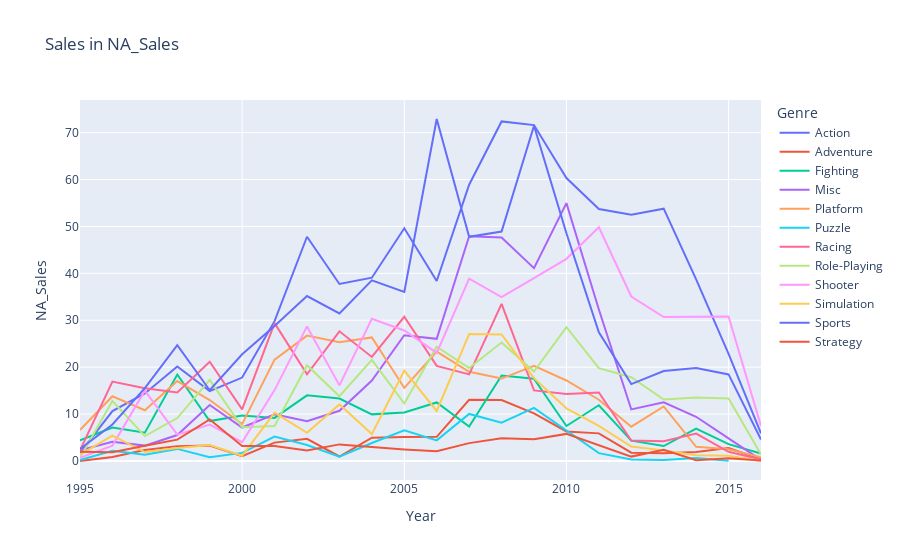
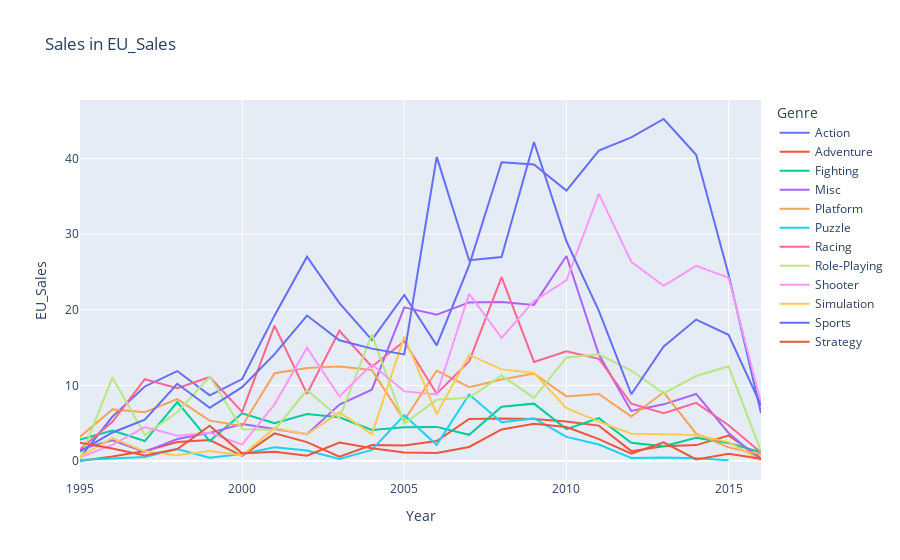
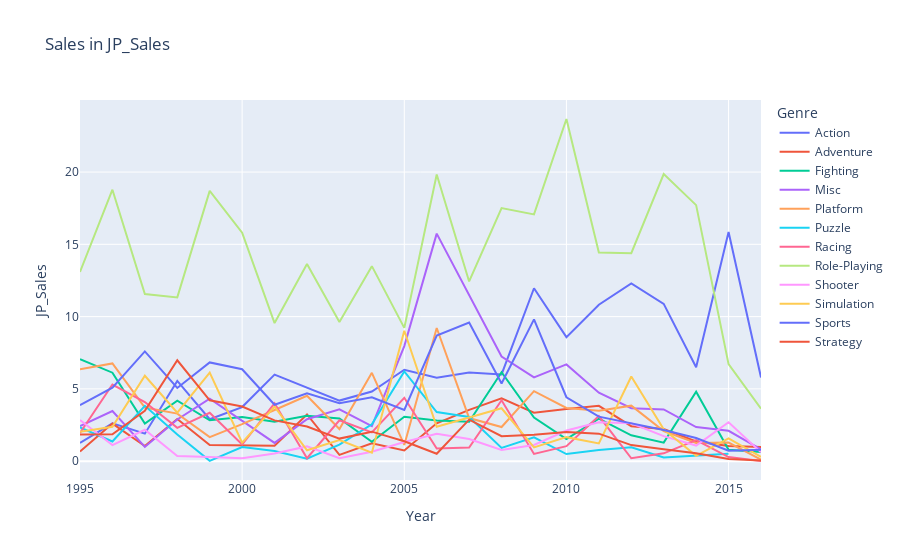
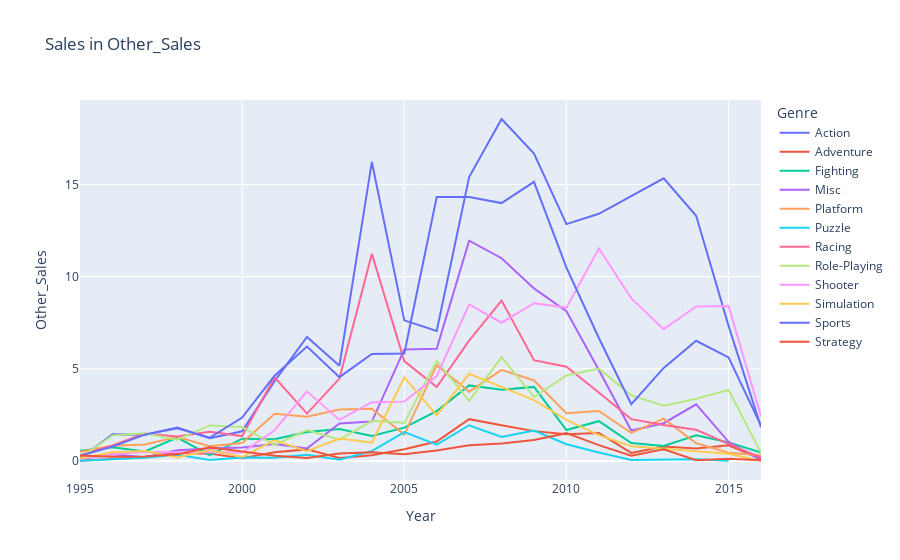

The notebook cell saved with these charts, in order:
### Code cell
for loc in ['NA_Sales', 'EU_Sales','JP_Sales', 'Other_Sales']:
    fig = px.line(df_year_sales[['Genre', 'Year', loc]], title=(f'Sales in {{}}'.format(loc)), x='Year', y=loc, color='Genre')
    fig.show()

### Figure 1 — Plotly figure (JSON) as saved in the notebook; plotly's stock layout.template omitted (floating-point values rounded to 4 significant figures)
{"data": [{"hovertemplate": "Genre=Action<br>Year=%{x}<br>NA_Sales=%{y}<extra></extra>", "legendgroup": "Action", "line": {"color": "#636efa", "dash": "solid"}, "marker": {"symbol": "circle"}, "mode": "lines", "name": "Action", "orientation": "v", "showlegend": true, "type": "scatter", "x": [1995, 1996, 1997, 1998, 1999, 2000, 2001, 2002, 2003, 2004, 2005, 2006, 2007, 2008, 2009, 2010, 2011, 2012, 2013, 2014, 2015, 2016], "xaxis": "x", "y": [1.73, 10.65, 14.4, 20.15, 14.91, 17.79, 29.81, 47.81, 37.74, 39.08, 49.62, 38.37, 58.9, 72.39, 71.61, 60.32, 53.73, 52.51, 53.79, 38.73, 22.83, 5.87], "yaxis": "y"}, {"hovertemplate": "Genre=Adventure<br>Year=%{x}<br>NA_Sales=%{y}<extra></extra>", "legendgroup": "Adventure", "line": {"color": "#EF553B", "dash": "solid"}, "marker": {"symbol": "circle"}, "mode": "lines", "name": "Adventure", "orientation": "v", "showlegend": true, "type": "scatter", "x": [1995, 1996, 1997, 1998, 1999, 2000, 2001, 2002, 2003, 2004, 2005, 2006, 2007, 2008, 2009, 2010, 2011, 2012, 2013, 2014, 2015, 2016], "xaxis": "x", "y": [0.02, 0.86, 2.36, 3.17, 3.32, 1.01, 3.92, 4.72, 0.96, 4.96, 5.1, 5.16, 13.06, 13.01, 10.14, 6.3, 5.89, 1.78, 1.63, 1.94, 2.76, 0.34], "yaxis": "y"}, {"hovertemplate": "Genre=Fighting<br>Year=%{x}<br>NA_Sales=%{y}<extra></extra>", "legendgroup": "Fighting", "line": {"color": "#00cc96", "dash": "solid"}, "marker": {"symbol": "circle"}, "mode": "lines", "name": "Fighting", "orientation": "v", "showlegend": true, "type": "scatter", "x": [1995, 1996, 1997, 1998, 1999, 2000, 2001, 2002, 2003, 2004, 2005, 2006, 2007, 2008, 2009, 2010, 2011, 2012, 2013, 2014, 2015, 2016], "xaxis": "x", "y": [4.39, 7.12, 6.03, 18.43, 8.51, 9.69, 9.19, 14, 13.32, 9.94, 10.33, 12.48, 7.33, 18.23, 17.55, 7.46, 11.88, 4.34, 3.18, 6.89, 3.6, 1.6], "yaxis": "y"}, {"hovertemplate": "Genre=Misc<br>Year=%{x}<br>NA_Sales=%{y}<extra></extra>", "legendgroup": "Misc", "line": {"color": "#ab63fa", "dash": "solid"}, "marker": {"symbol": "circle"}, "mode": "lines", "name": "Misc", "orientation": "v", "showlegend": true, "type": "scatter", "x": [1995, 1996, 1997, 1998, 1999, 2000, 2001, 2002, 2003, 2004, 2005, 2006, 2007, 2008, 2009, 2010, 2011, 2012, 2013, 2014, 2015, 2016], "xaxis": "x", "y": [2.31, 4.08, 3.28, 5.53, 11.95, 7.14, 9.96, 8.49, 10.71, 17.15, 26.8, 26.05, 47.9, 47.63, 41.1, 54.97, 32.31, 10.99, 12.53, 9.43, 4.81, 0.22], "yaxis": "y"}, {"hovertemplate": "Genre=Platform<br>Year=%{x}<br>NA_Sales=%{y}<extra></extra>", "legendgroup": "Platform", "line": {"color": "#FFA15A", "dash": "solid"}, "marker": {"symbol": "circle"}, "mode": "lines", "name": "Platform", "orientation": "v", "showlegend": true, "type": "scatter", "x": [1995, 1996, 1997, 1998, 1999, 2000, 2001, 2002, 2003, 2004, 2005, 2006, 2007, 2008, 2009, 2010, 2011, 2012, 2013, 2014, 2015, 2016], "xaxis": "x", "y": [6.61, 13.81, 10.81, 17.05, 13, 7.87, 21.61, 26.73, 25.31, 26.35, 15.58, 23.32, 19.02, 17.57, 20.27, 17.16, 13.06, 7.32, 11.62, 3.02, 2.5, 0.79], "yaxis": "y"}, {"hovertemplate": "Genre=Puzzle<br>Year=%{x}<br>NA_Sales=%{y}<extra></extra>", "legendgroup": "Puzzle", "line": {"color": "#19d3f3", "dash": "solid"}, "marker": {"symbol": "circle"}, "mode": "lines", "name": "Puzzle", "orientation": "v", "showlegend": true, "type": "scatter", "x": [1995, 1996, 1997, 1998, 1999, 2000, 2001, 2002, 2003, 2004, 2005, 2006, 2007, 2008, 2009, 2010, 2011, 2012, 2013, 2014, 2015], "xaxis": "x", "y": [0.21, 2.18, 1.34, 2.58, 0.81, 1.73, 5.22, 3.41, 0.93, 3.84, 6.56, 4.4, 10.03, 8.18, 11.34, 6.55, 1.68, 0.3, 0.19, 0.62, 0.05], "yaxis": "y"}, {"hovertemplate": "Genre=Racing<br>Year=%{x}<br>NA_Sales=%{y}<extra></extra>", "legendgroup": "Racing", "line": {"color": "#FF6692", "dash": "solid"}, "marker": {"symbol": "circle"}, "mode": "lines", "name": "Racing", "orientation": "v", "showlegend": true, "type": "scatter", "x": [1995, 1996, 1997, 1998, 1999, 2000, 2001, 2002, 2003, 2004, 2005, 2006, 2007, 2008, 2009, 2010, 2011, 2012, 2013, 2014, 2015, 2016], "xaxis": "x", "y": [2.27, 16.94, 15.52, 14.63, 21.15, 11, 29.4, 18.49, 27.65, 22.19, 30.75, 20.28, 18.46, 33.5, 15.04, 14.26, 14.61, 4.38, 4.21, 5.86, 1.97, 0.33], "yaxis": "y"}, {"hovertemplate": "Genre=Role-Playing<br>Year=%{x}<br>NA_Sales=%{y}<extra></extra>", "legendgroup": "Role-Playing", "line": {"color": "#B6E880", "dash": "solid"}, "marker": {"symbol": "circle"}, "mode": "lines", "name": "Role-Playing", "orientation": "v", "showlegend": true, "type": "scatter", "x": [1995, 1996, 1997, 1998, 1999, 2000, 2001, 2002, 2003, 2004, 2005, 2006, 2007, 2008, 2009, 2010, 2011, 2012, 2013, 2014, 2015, 2016], "xaxis": "x", "y": [0.71, 12.78, 5.31, 9.16, 17.29, 7.2, 7.46, 20.43, 13.8, 21.55, 12.26, 24.38, 19.8, 25.25, 19.06, 28.55, 19.78, 17.85, 13.09, 13.56, 13.35, 1.39], "yaxis": "y"}, {"hovertemplate": "Genre=Shooter<br>Year=%{x}<br>NA_Sales=%{y}<extra></extra>", "legendgroup": "Shooter", "line": {"color": "#FF97FF", "dash": "solid"}, "marker": {"symbol": "circle"}, "mode": "lines", "name": "Shooter", "orientation": "v", "showlegend": true, "type": "scatter", "x": [1995, 1996, 1997, 1998, 1999, 2000, 2001, 2002, 2003, 2004, 2005, 2006, 2007, 2008, 2009, 2010, 2011, 2012, 2013, 2014, 2015, 2016], "xaxis": "x", "y": [0.7, 3.28, 15, 5.61, 7.77, 4, 15.11, 28.69, 16.12, 30.33, 27.82, 23.04, 38.88, 34.95, 38.99, 43.1, 49.82, 35.06, 30.7, 30.72, 30.79, 7.44], "yaxis": "y"}, {"hovertemplate": "Genre=Simulation<br>Year=%{x}<br>NA_Sales=%{y}<extra></extra>", "legendgroup": "Simulation", "line": {"color": "#FECB52", "dash": "solid"}, "marker": {"symbol": "circle"}, "mode": "lines", "name": "Simulation", "orientation": "v", "showlegend": true, "type": "scatter", "x": [1995, 1996, 1997, 1998, 1999, 2000, 2001, 2002, 2003, 2004, 2005, 2006, 2007, 2008, 2009, 2010, 2011, 2012, 2013, 2014, 2015, 2016], "xaxis": "x", "y": [1.36, 5.42, 1.9, 2.79, 3.41, 1.11, 10.3, 6.01, 12.06, 5.75, 19.27, 10.66, 27.07, 26.97, 17.66, 11.23, 7.49, 3.09, 2.26, 1.22, 1.13, 0], "yaxis": "y"}, {"hovertemplate": "Genre=Sports<br>Year=%{x}<br>NA_Sales=%{y}<extra></extra>", "legendgroup": "Sports", "line": {"color": "#636efa", "dash": "solid"}, "marker": {"symbol": "circle"}, "mode": "lines", "name": "Sports", "orientation": "v", "showlegend": true, "type": "scatter", "x": [1995, 1996, 1997, 1998, 1999, 2000, 2001, 2002, 2003, 2004, 2005, 2006, 2007, 2008, 2009, 2010, 2011, 2012, 2013, 2014, 2015, 2016], "xaxis": "x", "y": [2.56, 7.78, 15.55, 24.7, 15.09, 22.75, 28.8, 35.17, 31.45, 38.52, 36.06, 72.91, 47.79, 48.92, 71.47, 48.56, 27.45, 16.4, 19.18, 19.82, 18.46, 4.57], "yaxis": "y"}, {"hovertemplate": "Genre=Strategy<br>Year=%{x}<br>NA_Sales=%{y}<extra></extra>", "legendgroup": "Strategy", "line": {"color": "#EF553B", "dash": "solid"}, "marker": {"symbol": "circle"}, "mode": "lines", "name": "Strategy", "orientation": "v", "showlegend": true, "type": "scatter", "x": [1995, 1996, 1997, 1998, 1999, 2000, 2001, 2002, 2003, 2004, 2005, 2006, 2007, 2008, 2009, 2010, 2011, 2012, 2013, 2014, 2015, 2016], "xaxis": "x", "y": [1.95, 1.86, 3.25, 4.56, 8.85, 3.2, 3.2, 2.24, 3.54, 2.93, 2.46, 2.07, 3.81, 4.84, 4.62, 5.78, 3.36, 0.94, 2.39, 0.16, 0.57, 0.11], "yaxis": "y"}], "layout": {"legend": {"title": {"text": "Genre"}, "tracegroupgap": 0}, "title": {"text": "Sales in NA_Sales"}, "xaxis": {"anchor": "y", "domain": [0, 1], "title": {"text": "Year"}}, "yaxis": {"anchor": "x", "domain": [0, 1], "title": {"text": "NA_Sales"}}}}

### Figure 2 — Plotly figure (JSON) as saved in the notebook; plotly's stock layout.template omitted (floating-point values rounded to 4 significant figures)
{"data": [{"hovertemplate": "Genre=Action<br>Year=%{x}<br>EU_Sales=%{y}<extra></extra>", "legendgroup": "Action", "line": {"color": "#636efa", "dash": "solid"}, "marker": {"symbol": "circle"}, "mode": "lines", "name": "Action", "orientation": "v", "showlegend": true, "type": "scatter", "x": [1995, 1996, 1997, 1998, 1999, 2000, 2001, 2002, 2003, 2004, 2005, 2006, 2007, 2008, 2009, 2010, 2011, 2012, 2013, 2014, 2015, 2016], "xaxis": "x", "y": [0.45, 5.88, 9.86, 11.9, 8.68, 10.84, 19.25, 27.01, 20.88, 16.03, 21.95, 15.29, 25.86, 39.49, 39.2, 35.75, 41.04, 42.78, 45.21, 40.48, 24.65, 6.36], "yaxis": "y"}, {"hovertemplate": "Genre=Adventure<br>Year=%{x}<br>EU_Sales=%{y}<extra></extra>", "legendgroup": "Adventure", "line": {"color": "#EF553B", "dash": "solid"}, "marker": {"symbol": "circle"}, "mode": "lines", "name": "Adventure", "orientation": "v", "showlegend": true, "type": "scatter", "x": [1995, 1996, 1997, 1998, 1999, 2000, 2001, 2002, 2003, 2004, 2005, 2006, 2007, 2008, 2009, 2010, 2011, 2012, 2013, 2014, 2015, 2016], "xaxis": "x", "y": [0.01, 0.6, 1.34, 2.52, 2.78, 0.69, 3.67, 2.51, 0.57, 2.13, 2.05, 2.64, 5.56, 5.62, 5.56, 5.24, 4.69, 1.31, 1.97, 2.11, 3.38, 0.39], "yaxis": "y"}, {"hovertemplate": "Genre=Fighting<br>Year=%{x}<br>EU_Sales=%{y}<extra></extra>", "legendgroup": "Fighting", "line": {"color": "#00cc96", "dash": "solid"}, "marker": {"symbol": "circle"}, "mode": "lines", "name": "Fighting", "orientation": "v", "showlegend": true, "type": "scatter", "x": [1995, 1996, 1997, 1998, 1999, 2000, 2001, 2002, 2003, 2004, 2005, 2006, 2007, 2008, 2009, 2010, 2011, 2012, 2013, 2014, 2015, 2016], "xaxis": "x", "y": [2.84, 4.05, 2.65, 7.8, 2.65, 6.31, 5, 6.21, 5.78, 4.12, 4.47, 4.52, 3.47, 7.17, 7.59, 4.22, 5.67, 2.43, 1.95, 3.07, 2.38, 1.15], "yaxis": "y"}, {"hovertemplate": "Genre=Misc<br>Year=%{x}<br>EU_Sales=%{y}<extra></extra>", "legendgroup": "Misc", "line": {"color": "#ab63fa", "dash": "solid"}, "marker": {"symbol": "circle"}, "mode": "lines", "name": "Misc", "orientation": "v", "showlegend": true, "type": "scatter", "x": [1995, 1996, 1997, 1998, 1999, 2000, 2001, 2002, 2003, 2004, 2005, 2006, 2007, 2008, 2009, 2010, 2011, 2012, 2013, 2014, 2015, 2016], "xaxis": "x", "y": [1.56, 2.75, 1.22, 2.91, 3.73, 4.91, 4.25, 3.56, 7.46, 9.44, 20.32, 19.35, 20.97, 21.04, 20.64, 27.11, 14.08, 6.63, 7.5, 8.87, 3.71, 0.09], "yaxis": "y"}, {"hovertemplate": "Genre=Platform<br>Year=%{x}<br>EU_Sales=%{y}<extra></extra>", "legendgroup": "Platform", "line": {"color": "#FFA15A", "dash": "solid"}, "marker": {"symbol": "circle"}, "mode": "lines", "name": "Platform", "orientation": "v", "showlegend": true, "type": "scatter", "x": [1995, 1996, 1997, 1998, 1999, 2000, 2001, 2002, 2003, 2004, 2005, 2006, 2007, 2008, 2009, 2010, 2011, 2012, 2013, 2014, 2015, 2016], "xaxis": "x", "y": [3.22, 6.83, 6.45, 8.19, 5.34, 4.64, 11.62, 12.3, 12.5, 12.05, 5.38, 11.97, 9.77, 10.78, 11.58, 8.55, 8.86, 5.88, 9.09, 3.63, 1.81, 0.87], "yaxis": "y"}, {"hovertemplate": "Genre=Puzzle<br>Year=%{x}<br>EU_Sales=%{y}<extra></extra>", "legendgroup": "Puzzle", "line": {"color": "#19d3f3", "dash": "solid"}, "marker": {"symbol": "circle"}, "mode": "lines", "name": "Puzzle", "orientation": "v", "showlegend": true, "type": "scatter", "x": [1995, 1996, 1997, 1998, 1999, 2000, 2001, 2002, 2003, 2004, 2005, 2006, 2007, 2008, 2009, 2010, 2011, 2012, 2013, 2014, 2015], "xaxis": "x", "y": [0.13, 0.29, 0.53, 1.59, 0.45, 0.93, 1.84, 1.41, 0.28, 1.48, 6.07, 2.14, 8.8, 5.13, 5.64, 3.2, 2.19, 0.42, 0.48, 0.38, 0.11], "yaxis": "y"}, {"hovertemplate": "Genre=Racing<br>Year=%{x}<br>EU_Sales=%{y}<extra></extra>", "legendgroup": "Racing", "line": {"color": "#FF6692", "dash": "solid"}, "marker": {"symbol": "circle"}, "mode": "lines", "name": "Racing", "orientation": "v", "showlegend": true, "type": "scatter", "x": [1995, 1996, 1997, 1998, 1999, 2000, 2001, 2002, 2003, 2004, 2005, 2006, 2007, 2008, 2009, 2010, 2011, 2012, 2013, 2014, 2015, 2016], "xaxis": "x", "y": [1.56, 5.19, 10.82, 9.62, 11.11, 6.5, 17.89, 8.89, 17.23, 12.47, 15.85, 8.9, 13.17, 24.32, 13.11, 14.52, 13.52, 7.58, 6.32, 7.7, 4.74, 1.14], "yaxis": "y"}, {"hovertemplate": "Genre=Role-Playing<br>Year=%{x}<br>EU_Sales=%{y}<extra></extra>", "legendgroup": "Role-Playing", "line": {"color": "#B6E880", "dash": "solid"}, "marker": {"symbol": "circle"}, "mode": "lines", "name": "Role-Playing", "orientation": "v", "showlegend": true, "type": "scatter", "x": [1995, 1996, 1997, 1998, 1999, 2000, 2001, 2002, 2003, 2004, 2005, 2006, 2007, 2008, 2009, 2010, 2011, 2012, 2013, 2014, 2015, 2016], "xaxis": "x", "y": [0.3, 11.04, 3.44, 6.44, 11.17, 4.2, 4.14, 9.39, 5.7, 16.73, 4.96, 8.12, 8.37, 11.3, 8.36, 13.7, 14.1, 11.97, 8.94, 11.24, 12.52, 1.29], "yaxis": "y"}, {"hovertemplate": "Genre=Shooter<br>Year=%{x}<br>EU_Sales=%{y}<extra></extra>", "legendgroup": "Shooter", "line": {"color": "#FF97FF", "dash": "solid"}, "marker": {"symbol": "circle"}, "mode": "lines", "name": "Shooter", "orientation": "v", "showlegend": true, "type": "scatter", "x": [1995, 1996, 1997, 1998, 1999, 2000, 2001, 2002, 2003, 2004, 2005, 2006, 2007, 2008, 2009, 2010, 2011, 2012, 2013, 2014, 2015, 2016], "xaxis": "x", "y": [0.48, 2.14, 4.5, 3.36, 3.73, 2.17, 7.5, 14.98, 8.54, 12.75, 9.21, 8.81, 22.09, 16.29, 21.17, 23.9, 35.31, 26.34, 23.15, 25.81, 24.23, 7.7], "yaxis": "y"}, {"hovertemplate": "Genre=Simulation<br>Year=%{x}<br>EU_Sales=%{y}<extra></extra>", "legendgroup": "Simulation", "line": {"color": "#FECB52", "dash": "solid"}, "marker": {"symbol": "circle"}, "mode": "lines", "name": "Simulation", "orientation": "v", "showlegend": true, "type": "scatter", "x": [1995, 1996, 1997, 1998, 1999, 2000, 2001, 2002, 2003, 2004, 2005, 2006, 2007, 2008, 2009, 2010, 2011, 2012, 2013, 2014, 2015, 2016], "xaxis": "x", "y": [0.63, 3.05, 1.29, 0.77, 1.33, 0.77, 4.35, 3.53, 6.47, 3.56, 16.45, 6.22, 14.03, 12.12, 11.64, 6.98, 5.21, 3.62, 3.56, 3.44, 2.51, 0.09], "yaxis": "y"}, {"hovertemplate": "Genre=Sports<br>Year=%{x}<br>EU_Sales=%{y}<extra></extra>", "legendgroup": "Sports", "line": {"color": "#636efa", "dash": "solid"}, "marker": {"symbol": "circle"}, "mode": "lines", "name": "Sports", "orientation": "v", "showlegend": true, "type": "scatter", "x": [1995, 1996, 1997, 1998, 1999, 2000, 2001, 2002, 2003, 2004, 2005, 2006, 2007, 2008, 2009, 2010, 2011, 2012, 2013, 2014, 2015, 2016], "xaxis": "x", "y": [1.28, 3.78, 5.47, 10.21, 7.03, 9.77, 14.14, 19.24, 15.96, 14.86, 14.1, 40.2, 26.54, 26.96, 42.17, 29.05, 19.86, 8.83, 15.16, 18.7, 16.69, 7.36], "yaxis": "y"}, {"hovertemplate": "Genre=Strategy<br>Year=%{x}<br>EU_Sales=%{y}<extra></extra>", "legendgroup": "Strategy", "line": {"color": "#EF553B", "dash": "solid"}, "marker": {"symbol": "circle"}, "mode": "lines", "name": "Strategy", "orientation": "v", "showlegend": true, "type": "scatter", "x": [1995, 1996, 1997, 1998, 1999, 2000, 2001, 2002, 2003, 2004, 2005, 2006, 2007, 2008, 2009, 2010, 2011, 2012, 2013, 2014, 2015, 2016], "xaxis": "x", "y": [2.44, 1.66, 0.75, 1.59, 4.67, 1.02, 1.24, 0.71, 2.44, 1.7, 1.13, 1.08, 1.87, 4.18, 4.93, 4.51, 2.91, 0.99, 2.47, 0.22, 0.98, 0.32], "yaxis": "y"}], "layout": {"legend": {"title": {"text": "Genre"}, "tracegroupgap": 0}, "title": {"text": "Sales in EU_Sales"}, "xaxis": {"anchor": "y", "domain": [0, 1], "title": {"text": "Year"}}, "yaxis": {"anchor": "x", "domain": [0, 1], "title": {"text": "EU_Sales"}}}}

### Figure 3 — Plotly figure (JSON) as saved in the notebook; plotly's stock layout.template omitted (floating-point values rounded to 4 significant figures)
{"data": [{"hovertemplate": "Genre=Action<br>Year=%{x}<br>JP_Sales=%{y}<extra></extra>", "legendgroup": "Action", "line": {"color": "#636efa", "dash": "solid"}, "marker": {"symbol": "circle"}, "mode": "lines", "name": "Action", "orientation": "v", "showlegend": true, "type": "scatter", "x": [1995, 1996, 1997, 1998, 1999, 2000, 2001, 2002, 2003, 2004, 2005, 2006, 2007, 2008, 2009, 2010, 2011, 2012, 2013, 2014, 2015, 2016], "xaxis": "x", "y": [1.26, 2.62, 1.9, 5.55, 2.9, 3.74, 5.99, 5.1, 4.19, 4.82, 6.32, 5.77, 6.13, 6, 11.96, 8.58, 10.82, 12.3, 10.88, 6.5, 15.85, 5.79], "yaxis": "y"}, {"hovertemplate": "Genre=Adventure<br>Year=%{x}<br>JP_Sales=%{y}<extra></extra>", "legendgroup": "Adventure", "line": {"color": "#EF553B", "dash": "solid"}, "marker": {"symbol": "circle"}, "mode": "lines", "name": "Adventure", "orientation": "v", "showlegend": true, "type": "scatter", "x": [1995, 1996, 1997, 1998, 1999, 2000, 2001, 2002, 2003, 2004, 2005, 2006, 2007, 2008, 2009, 2010, 2011, 2012, 2013, 2014, 2015, 2016], "xaxis": "x", "y": [0.67, 2.6, 1.05, 2.91, 1.11, 1.11, 1.07, 3.23, 0.43, 1.23, 0.74, 2.62, 3.55, 4.34, 3.35, 3.6, 3.83, 2.42, 2.22, 1.36, 1.04, 0.97], "yaxis": "y"}, {"hovertemplate": "Genre=Fighting<br>Year=%{x}<br>JP_Sales=%{y}<extra></extra>", "legendgroup": "Fighting", "line": {"color": "#00cc96", "dash": "solid"}, "marker": {"symbol": "circle"}, "mode": "lines", "name": "Fighting", "orientation": "v", "showlegend": true, "type": "scatter", "x": [1995, 1996, 1997, 1998, 1999, 2000, 2001, 2002, 2003, 2004, 2005, 2006, 2007, 2008, 2009, 2010, 2011, 2012, 2013, 2014, 2015, 2016], "xaxis": "x", "y": [7.05, 6.12, 2.6, 4.18, 2.83, 3.05, 2.73, 3.14, 2.95, 1.34, 3.07, 2.82, 2.73, 6.15, 3.02, 1.52, 2.94, 1.79, 1.28, 4.8, 0.79, 0.64], "yaxis": "y"}, {"hovertemplate": "Genre=Misc<br>Year=%{x}<br>JP_Sales=%{y}<extra></extra>", "legendgroup": "Misc", "line": {"color": "#ab63fa", "dash": "solid"}, "marker": {"symbol": "circle"}, "mode": "lines", "name": "Misc", "orientation": "v", "showlegend": true, "type": "scatter", "x": [1995, 1996, 1997, 1998, 1999, 2000, 2001, 2002, 2003, 2004, 2005, 2006, 2007, 2008, 2009, 2010, 2011, 2012, 2013, 2014, 2015, 2016], "xaxis": "x", "y": [2.43, 3.47, 0.98, 2.88, 4.32, 2.77, 1.26, 2.9, 3.58, 2.43, 7.96, 15.74, 11.46, 7.24, 5.8, 6.69, 4.74, 3.66, 3.58, 2.36, 2.1, 0.81], "yaxis": "y"}, {"hovertemplate": "Genre=Platform<br>Year=%{x}<br>JP_Sales=%{y}<extra></extra>", "legendgroup": "Platform", "line": {"color": "#FFA15A", "dash": "solid"}, "marker": {"symbol": "circle"}, "mode": "lines", "name": "Platform", "orientation": "v", "showlegend": true, "type": "scatter", "x": [1995, 1996, 1997, 1998, 1999, 2000, 2001, 2002, 2003, 2004, 2005, 2006, 2007, 2008, 2009, 2010, 2011, 2012, 2013, 2014, 2015, 2016], "xaxis": "x", "y": [6.36, 6.76, 3.71, 3.29, 1.66, 2.56, 3.54, 4.52, 2.22, 6.11, 1.12, 9.21, 2.98, 2.36, 4.84, 3.68, 3.49, 3.84, 2.08, 1.26, 1.29, 0.11], "yaxis": "y"}, {"hovertemplate": "Genre=Puzzle<br>Year=%{x}<br>JP_Sales=%{y}<extra></extra>", "legendgroup": "Puzzle", "line": {"color": "#19d3f3", "dash": "solid"}, "marker": {"symbol": "circle"}, "mode": "lines", "name": "Puzzle", "orientation": "v", "showlegend": true, "type": "scatter", "x": [1995, 1996, 1997, 1998, 1999, 2000, 2001, 2002, 2003, 2004, 2005, 2006, 2007, 2008, 2009, 2010, 2011, 2012, 2013, 2014, 2015], "xaxis": "x", "y": [2.34, 1.36, 3.83, 1.84, 0.02, 0.98, 0.7, 0.17, 1.14, 2.55, 6.21, 3.4, 3.06, 0.92, 1.65, 0.49, 0.77, 0.96, 0.25, 0.41, 0.52], "yaxis": "y"}, {"hovertemplate": "Genre=Racing<br>Year=%{x}<br>JP_Sales=%{y}<extra></extra>", "legendgroup": "Racing", "line": {"color": "#FF6692", "dash": "solid"}, "marker": {"symbol": "circle"}, "mode": "lines", "name": "Racing", "orientation": "v", "showlegend": true, "type": "scatter", "x": [1995, 1996, 1997, 1998, 1999, 2000, 2001, 2002, 2003, 2004, 2005, 2006, 2007, 2008, 2009, 2010, 2011, 2012, 2013, 2014, 2015, 2016], "xaxis": "x", "y": [1.95, 5.3, 4.09, 2.3, 3.35, 1.15, 4, 0.2, 2.83, 1.99, 4.38, 0.87, 0.94, 4.21, 0.5, 1.04, 3.12, 0.2, 0.54, 1.46, 0.28, 0.01], "yaxis": "y"}, {"hovertemplate": "Genre=Role-Playing<br>Year=%{x}<br>JP_Sales=%{y}<extra></extra>", "legendgroup": "Role-Playing", "line": {"color": "#B6E880", "dash": "solid"}, "marker": {"symbol": "circle"}, "mode": "lines", "name": "Role-Playing", "orientation": "v", "showlegend": true, "type": "scatter", "x": [1995, 1996, 1997, 1998, 1999, 2000, 2001, 2002, 2003, 2004, 2005, 2006, 2007, 2008, 2009, 2010, 2011, 2012, 2013, 2014, 2015, 2016], "xaxis": "x", "y": [13.09, 18.78, 11.56, 11.33, 18.7, 15.8, 9.55, 13.64, 9.63, 13.49, 9.22, 19.83, 12.43, 17.51, 17.07, 23.67, 14.43, 14.39, 19.86, 17.71, 6.71, 3.63], "yaxis": "y"}, {"hovertemplate": "Genre=Shooter<br>Year=%{x}<br>JP_Sales=%{y}<extra></extra>", "legendgroup": "Shooter", "line": {"color": "#FF97FF", "dash": "solid"}, "marker": {"symbol": "circle"}, "mode": "lines", "name": "Shooter", "orientation": "v", "showlegend": true, "type": "scatter", "x": [1995, 1996, 1997, 1998, 1999, 2000, 2001, 2002, 2003, 2004, 2005, 2006, 2007, 2008, 2009, 2010, 2011, 2012, 2013, 2014, 2015, 2016], "xaxis": "x", "y": [2.85, 1.11, 2.17, 0.36, 0.29, 0.2, 0.53, 1.02, 0.21, 0.65, 1.32, 1.89, 1.53, 0.77, 1.12, 2.12, 2.69, 2.62, 1.73, 1.08, 2.69, 0.61], "yaxis": "y"}, {"hovertemplate": "Genre=Simulation<br>Year=%{x}<br>JP_Sales=%{y}<extra></extra>", "legendgroup": "Simulation", "line": {"color": "#FECB52", "dash": "solid"}, "marker": {"symbol": "circle"}, "mode": "lines", "name": "Simulation", "orientation": "v", "showlegend": true, "type": "scatter", "x": [1995, 1996, 1997, 1998, 1999, 2000, 2001, 2002, 2003, 2004, 2005, 2006, 2007, 2008, 2009, 2010, 2011, 2012, 2013, 2014, 2015, 2016], "xaxis": "x", "y": [2.03, 2.38, 5.91, 3.36, 6.12, 1.27, 3.77, 0.75, 1.46, 0.58, 9.02, 2.38, 3.02, 3.66, 0.95, 1.66, 1.23, 5.86, 2.2, 0.37, 1.58, 0.3], "yaxis": "y"}, {"hovertemplate": "Genre=Sports<br>Year=%{x}<br>JP_Sales=%{y}<extra></extra>", "legendgroup": "Sports", "line": {"color": "#636efa", "dash": "solid"}, "marker": {"symbol": "circle"}, "mode": "lines", "name": "Sports", "orientation": "v", "showlegend": true, "type": "scatter", "x": [1995, 1996, 1997, 1998, 1999, 2000, 2001, 2002, 2003, 2004, 2005, 2006, 2007, 2008, 2009, 2010, 2011, 2012, 2013, 2014, 2015, 2016], "xaxis": "x", "y": [3.87, 5.08, 7.59, 5.06, 6.83, 6.36, 3.9, 4.69, 4, 4.42, 3.54, 8.69, 9.59, 5.37, 9.81, 4.42, 3.08, 2.59, 2.15, 1.6, 0.72, 0.78], "yaxis": "y"}, {"hovertemplate": "Genre=Strategy<br>Year=%{x}<br>JP_Sales=%{y}<extra></extra>", "legendgroup": "Strategy", "line": {"color": "#EF553B", "dash": "solid"}, "marker": {"symbol": "circle"}, "mode": "lines", "name": "Strategy", "orientation": "v", "showlegend": true, "type": "scatter", "x": [1995, 1996, 1997, 1998, 1999, 2000, 2001, 2002, 2003, 2004, 2005, 2006, 2007, 2008, 2009, 2010, 2011, 2012, 2013, 2014, 2015, 2016], "xaxis": "x", "y": [1.85, 1.86, 3.48, 6.98, 4.21, 3.78, 2.82, 2.4, 1.56, 2.04, 1.38, 0.51, 2.87, 1.73, 1.82, 2.02, 1.9, 1.11, 0.82, 0.55, 0.15, 0.05], "yaxis": "y"}], "layout": {"legend": {"title": {"text": "Genre"}, "tracegroupgap": 0}, "title": {"text": "Sales in JP_Sales"}, "xaxis": {"anchor": "y", "domain": [0, 1], "title": {"text": "Year"}}, "yaxis": {"anchor": "x", "domain": [0, 1], "title": {"text": "JP_Sales"}}}}

### Figure 4 — Plotly figure (JSON) as saved in the notebook; plotly's stock layout.template omitted (floating-point values rounded to 4 significant figures)
{"data": [{"hovertemplate": "Genre=Action<br>Year=%{x}<br>Other_Sales=%{y}<extra></extra>", "legendgroup": "Action", "line": {"color": "#636efa", "dash": "solid"}, "marker": {"symbol": "circle"}, "mode": "lines", "name": "Action", "orientation": "v", "showlegend": true, "type": "scatter", "x": [1995, 1996, 1997, 1998, 1999, 2000, 2001, 2002, 2003, 2004, 2005, 2006, 2007, 2008, 2009, 2010, 2011, 2012, 2013, 2014, 2015, 2016], "xaxis": "x", "y": [0.14, 1.45, 1.43, 1.81, 1.24, 1.61, 4.33, 6.73, 5.17, 16.22, 7.63, 7.06, 15.4, 18.55, 16.67, 12.85, 13.41, 14.36, 15.33, 13.3, 7.33, 1.83], "yaxis": "y"}, {"hovertemplate": "Genre=Adventure<br>Year=%{x}<br>Other_Sales=%{y}<extra></extra>", "legendgroup": "Adventure", "line": {"color": "#EF553B", "dash": "solid"}, "marker": {"symbol": "circle"}, "mode": "lines", "name": "Adventure", "orientation": "v", "showlegend": true, "type": "scatter", "x": [1995, 1996, 1997, 1998, 1999, 2000, 2001, 2002, 2003, 2004, 2005, 2006, 2007, 2008, 2009, 2010, 2011, 2012, 2013, 2014, 2015, 2016], "xaxis": "x", "y": [0.01, 0.12, 0.22, 0.44, 0.4, 0.15, 0.48, 0.63, 0.16, 0.31, 0.64, 1.06, 2.27, 1.94, 1.62, 1.45, 1.52, 0.44, 0.79, 0.68, 0.85, 0.11], "yaxis": "y"}, {"hovertemplate": "Genre=Fighting<br>Year=%{x}<br>Other_Sales=%{y}<extra></extra>", "legendgroup": "Fighting", "line": {"color": "#00cc96", "dash": "solid"}, "marker": {"symbol": "circle"}, "mode": "lines", "name": "Fighting", "orientation": "v", "showlegend": true, "type": "scatter", "x": [1995, 1996, 1997, 1998, 1999, 2000, 2001, 2002, 2003, 2004, 2005, 2006, 2007, 2008, 2009, 2010, 2011, 2012, 2013, 2014, 2015, 2016], "xaxis": "x", "y": [0.56, 0.75, 0.52, 1.27, 0.32, 1.21, 1.18, 1.57, 1.74, 1.36, 1.81, 2.71, 4.1, 3.86, 4.02, 1.68, 2.16, 0.97, 0.82, 1.39, 1.01, 0.46], "yaxis": "y"}, {"hovertemplate": "Genre=Misc<br>Year=%{x}<br>Other_Sales=%{y}<extra></extra>", "legendgroup": "Misc", "line": {"color": "#ab63fa", "dash": "solid"}, "marker": {"symbol": "circle"}, "mode": "lines", "name": "Misc", "orientation": "v", "showlegend": true, "type": "scatter", "x": [1995, 1996, 1997, 1998, 1999, 2000, 2001, 2002, 2003, 2004, 2005, 2006, 2007, 2008, 2009, 2010, 2011, 2012, 2013, 2014, 2015, 2016], "xaxis": "x", "y": [0.09, 0.36, 0.2, 0.58, 0.68, 0.73, 0.92, 0.68, 2.04, 2.14, 6.05, 6.09, 11.95, 11, 9.36, 8.12, 4.94, 1.65, 2.05, 3.07, 1.04, 0.03], "yaxis": "y"}, {"hovertemplate": "Genre=Platform<br>Year=%{x}<br>Other_Sales=%{y}<extra></extra>", "legendgroup": "Platform", "line": {"color": "#FFA15A", "dash": "solid"}, "marker": {"symbol": "circle"}, "mode": "lines", "name": "Platform", "orientation": "v", "showlegend": true, "type": "scatter", "x": [1995, 1996, 1997, 1998, 1999, 2000, 2001, 2002, 2003, 2004, 2005, 2006, 2007, 2008, 2009, 2010, 2011, 2012, 2013, 2014, 2015, 2016], "xaxis": "x", "y": [0.5, 0.83, 0.89, 1.3, 0.8, 0.98, 2.56, 2.4, 2.79, 2.83, 1.43, 5.2, 3.76, 4.94, 4.37, 2.59, 2.71, 1.52, 2.3, 0.96, 0.45, 0.31], "yaxis": "y"}, {"hovertemplate": "Genre=Puzzle<br>Year=%{x}<br>Other_Sales=%{y}<extra></extra>", "legendgroup": "Puzzle", "line": {"color": "#19d3f3", "dash": "solid"}, "marker": {"symbol": "circle"}, "mode": "lines", "name": "Puzzle", "orientation": "v", "showlegend": true, "type": "scatter", "x": [1995, 1996, 1997, 1998, 1999, 2000, 2001, 2002, 2003, 2004, 2005, 2006, 2007, 2008, 2009, 2010, 2011, 2012, 2013, 2014, 2015], "xaxis": "x", "y": [0.01, 0.09, 0.17, 0.34, 0.06, 0.19, 0.18, 0.34, 0.07, 0.54, 1.57, 0.89, 1.94, 1.3, 1.65, 0.91, 0.46, 0.06, 0.08, 0.1, 0.01], "yaxis": "y"}, {"hovertemplate": "Genre=Racing<br>Year=%{x}<br>Other_Sales=%{y}<extra></extra>", "legendgroup": "Racing", "line": {"color": "#FF6692", "dash": "solid"}, "marker": {"symbol": "circle"}, "mode": "lines", "name": "Racing", "orientation": "v", "showlegend": true, "type": "scatter", "x": [1995, 1996, 1997, 1998, 1999, 2000, 2001, 2002, 2003, 2004, 2005, 2006, 2007, 2008, 2009, 2010, 2011, 2012, 2013, 2014, 2015, 2016], "xaxis": "x", "y": [0.31, 0.84, 1.49, 1.33, 1.58, 1.35, 4.54, 2.57, 4.47, 11.24, 5.42, 4.01, 6.53, 8.7, 5.47, 5.11, 3.72, 2.27, 1.95, 1.69, 0.93, 0.19], "yaxis": "y"}, {"hovertemplate": "Genre=Role-Playing<br>Year=%{x}<br>Other_Sales=%{y}<extra></extra>", "legendgroup": "Role-Playing", "line": {"color": "#B6E880", "dash": "solid"}, "marker": {"symbol": "circle"}, "mode": "lines", "name": "Role-Playing", "orientation": "v", "showlegend": true, "type": "scatter", "x": [1995, 1996, 1997, 1998, 1999, 2000, 2001, 2002, 2003, 2004, 2005, 2006, 2007, 2008, 2009, 2010, 2011, 2012, 2013, 2014, 2015, 2016], "xaxis": "x", "y": [0.17, 1.39, 1.51, 1.16, 1.93, 1.84, 0.87, 1.68, 1.16, 2.18, 2.07, 5.44, 3.26, 5.63, 3.47, 4.64, 5.01, 3.56, 3, 3.38, 3.85, 0.44], "yaxis": "y"}, {"hovertemplate": "Genre=Shooter<br>Year=%{x}<br>Other_Sales=%{y}<extra></extra>", "legendgroup": "Shooter", "line": {"color": "#FF97FF", "dash": "solid"}, "marker": {"symbol": "circle"}, "mode": "lines", "name": "Shooter", "orientation": "v", "showlegend": true, "type": "scatter", "x": [1995, 1996, 1997, 1998, 1999, 2000, 2001, 2002, 2003, 2004, 2005, 2006, 2007, 2008, 2009, 2010, 2011, 2012, 2013, 2014, 2015, 2016], "xaxis": "x", "y": [0.12, 0.37, 0.49, 0.47, 0.44, 0.46, 1.67, 3.78, 2.23, 3.19, 3.22, 4.61, 8.49, 7.5, 8.56, 8.32, 11.53, 8.82, 7.15, 8.38, 8.41, 2.42], "yaxis": "y"}, {"hovertemplate": "Genre=Simulation<br>Year=%{x}<br>Other_Sales=%{y}<extra></extra>", "legendgroup": "Simulation", "line": {"color": "#FECB52", "dash": "solid"}, "marker": {"symbol": "circle"}, "mode": "lines", "name": "Simulation", "orientation": "v", "showlegend": true, "type": "scatter", "x": [1995, 1996, 1997, 1998, 1999, 2000, 2001, 2002, 2003, 2004, 2005, 2006, 2007, 2008, 2009, 2010, 2011, 2012, 2013, 2014, 2015, 2016], "xaxis": "x", "y": [0.15, 0.48, 0.54, 0.19, 0.6, 0.22, 1.12, 0.53, 1.22, 1, 4.54, 2.47, 4.73, 4.03, 3.3, 2.23, 1.4, 0.8, 0.66, 0.51, 0.39, 0], "yaxis": "y"}, {"hovertemplate": "Genre=Sports<br>Year=%{x}<br>Other_Sales=%{y}<extra></extra>", "legendgroup": "Sports", "line": {"color": "#636efa", "dash": "solid"}, "marker": {"symbol": "circle"}, "mode": "lines", "name": "Sports", "orientation": "v", "showlegend": true, "type": "scatter", "x": [1995, 1996, 1997, 1998, 1999, 2000, 2001, 2002, 2003, 2004, 2005, 2006, 2007, 2008, 2009, 2010, 2011, 2012, 2013, 2014, 2015, 2016], "xaxis": "x", "y": [0.28, 0.78, 1.43, 1.78, 1.26, 2.36, 4.63, 6.21, 4.55, 5.81, 5.83, 14.32, 14.32, 13.99, 15.14, 10.49, 6.67, 3.08, 5.05, 6.52, 5.62, 1.92], "yaxis": "y"}, {"hovertemplate": "Genre=Strategy<br>Year=%{x}<br>Other_Sales=%{y}<extra></extra>", "legendgroup": "Strategy", "line": {"color": "#EF553B", "dash": "solid"}, "marker": {"symbol": "circle"}, "mode": "lines", "name": "Strategy", "orientation": "v", "showlegend": true, "type": "scatter", "x": [1995, 1996, 1997, 1998, 1999, 2000, 2001, 2002, 2003, 2004, 2005, 2006, 2007, 2008, 2009, 2010, 2011, 2012, 2013, 2014, 2015, 2016], "xaxis": "x", "y": [0.3, 0.23, 0.24, 0.36, 0.74, 0.52, 0.28, 0.16, 0.41, 0.47, 0.37, 0.57, 0.85, 0.95, 1.14, 1.51, 0.86, 0.29, 0.64, 0.04, 0.12, 0.04], "yaxis": "y"}], "layout": {"legend": {"title": {"text": "Genre"}, "tracegroupgap": 0}, "title": {"text": "Sales in Other_Sales"}, "xaxis": {"anchor": "y", "domain": [0, 1], "title": {"text": "Year"}}, "yaxis": {"anchor": "x", "domain": [0, 1], "title": {"text": "Other_Sales"}}}}
